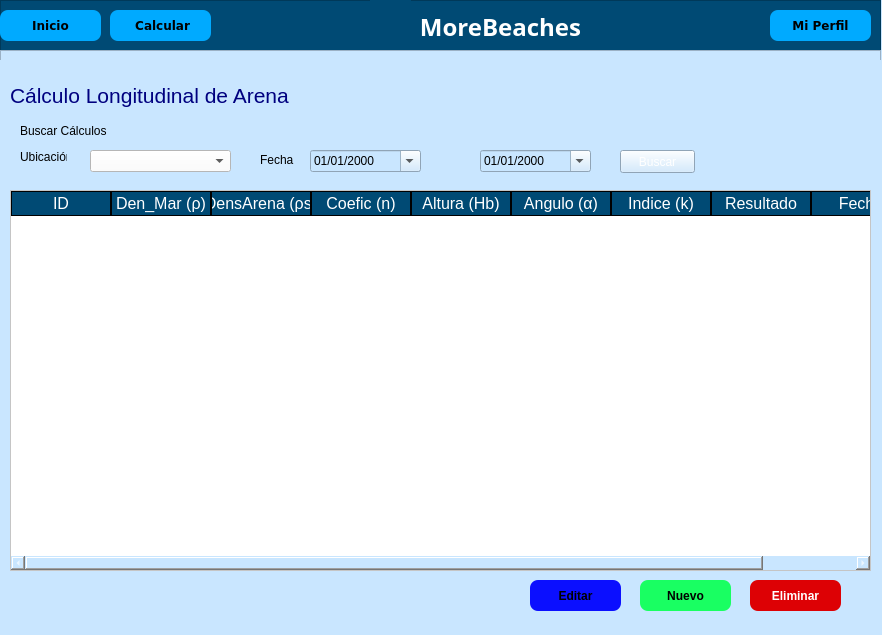
<?xml version="1.0" encoding="UTF-8"?>
<ui version="4.0">
 <class>PrincipalUsuario</class>
 <widget class="QMainWindow" name="PrincipalUsuario">
  <property name="geometry">
   <rect>
    <x>0</x>
    <y>0</y>
    <width>882</width>
    <height>635</height>
   </rect>
  </property>
  <property name="windowTitle">
   <string>MoreBeaches</string>
  </property>
  <property name="windowIcon">
   <iconset>
    <normaloff>FormatFactoryAgregar un título.ico</normaloff>FormatFactoryAgregar un título.ico</iconset>
  </property>
  <property name="styleSheet">
   <string notr="true">background-color: rgb(201, 230, 255);</string>
  </property>
  <widget class="QWidget" name="centralwidget">
   <widget class="QFrame" name="frameTitulo">
    <property name="geometry">
     <rect>
      <x>0</x>
      <y>0</y>
      <width>881</width>
      <height>51</height>
     </rect>
    </property>
    <property name="styleSheet">
     <string notr="true">QFrame{
background-color: rgb(0,74,116);
}

QPushButton{
background-color: rgb(0, 170, 255);
border-radius:8px;
}

QPushButton:hover{
background-color: rgb(0, 196, 255);
border-top-left-radius:12px;
border-bottom-left-radius:12px;

}</string>
    </property>
    <property name="frameShape">
     <enum>QFrame::StyledPanel</enum>
    </property>
    <property name="frameShadow">
     <enum>QFrame::Raised</enum>
    </property>
    <widget class="QPushButton" name="button_Inicio">
     <property name="geometry">
      <rect>
       <x>0</x>
       <y>10</y>
       <width>101</width>
       <height>31</height>
      </rect>
     </property>
     <property name="font">
      <font>
       <family>Verdana</family>
       <pointsize>9</pointsize>
       <weight>75</weight>
       <bold>true</bold>
      </font>
     </property>
     <property name="styleSheet">
      <string notr="true"/>
     </property>
     <property name="text">
      <string>Inicio</string>
     </property>
     <property name="icon">
      <iconset>
       <normaloff>inicio.png</normaloff>inicio.png</iconset>
     </property>
     <property name="iconSize">
      <size>
       <width>30</width>
       <height>30</height>
      </size>
     </property>
    </widget>
    <widget class="QPushButton" name="button_Calculo">
     <property name="geometry">
      <rect>
       <x>110</x>
       <y>10</y>
       <width>101</width>
       <height>31</height>
      </rect>
     </property>
     <property name="font">
      <font>
       <family>Verdana</family>
       <pointsize>9</pointsize>
       <weight>75</weight>
       <bold>true</bold>
      </font>
     </property>
     <property name="styleSheet">
      <string notr="true"/>
     </property>
     <property name="text">
      <string> Calcular</string>
     </property>
     <property name="icon">
      <iconset>
       <normaloff>pngwing.com(1).png</normaloff>pngwing.com(1).png</iconset>
     </property>
     <property name="iconSize">
      <size>
       <width>30</width>
       <height>30</height>
      </size>
     </property>
    </widget>
    <widget class="QPushButton" name="button_Perfil">
     <property name="geometry">
      <rect>
       <x>770</x>
       <y>10</y>
       <width>101</width>
       <height>31</height>
      </rect>
     </property>
     <property name="font">
      <font>
       <family>Verdana</family>
       <pointsize>9</pointsize>
       <weight>75</weight>
       <bold>true</bold>
      </font>
     </property>
     <property name="styleSheet">
      <string notr="true"/>
     </property>
     <property name="text">
      <string>Mi Perfil</string>
     </property>
     <property name="icon">
      <iconset>
       <normaloff>login.png</normaloff>login.png</iconset>
     </property>
     <property name="iconSize">
      <size>
       <width>30</width>
       <height>30</height>
      </size>
     </property>
    </widget>
    <widget class="QLabel" name="label_5">
     <property name="geometry">
      <rect>
       <x>380</x>
       <y>10</y>
       <width>241</width>
       <height>31</height>
      </rect>
     </property>
     <property name="font">
      <font>
       <family>Cooper Black</family>
      </font>
     </property>
     <property name="styleSheet">
      <string notr="true">color: rgb(255, 255, 255);</string>
     </property>
     <property name="text">
      <string>&lt;html&gt;&lt;head/&gt;&lt;body&gt;&lt;p align=&quot;center&quot;&gt;&lt;span style=&quot; font-size:18pt; font-weight:600;&quot;&gt;MoreBeaches&lt;/span&gt;&lt;/p&gt;&lt;/body&gt;&lt;/html&gt;</string>
     </property>
    </widget>
    <widget class="QLabel" name="label_8">
     <property name="geometry">
      <rect>
       <x>370</x>
       <y>0</y>
       <width>41</width>
       <height>41</height>
      </rect>
     </property>
     <property name="text">
      <string/>
     </property>
     <property name="pixmap">
      <pixmap>Agregar_un_título-removebg-preview.png</pixmap>
     </property>
     <property name="scaledContents">
      <bool>true</bool>
     </property>
    </widget>
   </widget>
   <widget class="QFrame" name="frame_2">
    <property name="geometry">
     <rect>
      <x>0</x>
      <y>50</y>
      <width>881</width>
      <height>611</height>
     </rect>
    </property>
    <property name="styleSheet">
     <string notr="true">background-color: rgb(201, 230, 255);</string>
    </property>
    <property name="frameShape">
     <enum>QFrame::StyledPanel</enum>
    </property>
    <property name="frameShadow">
     <enum>QFrame::Raised</enum>
    </property>
    <widget class="QStackedWidget" name="stackedWidget">
     <property name="geometry">
      <rect>
       <x>-20</x>
       <y>10</y>
       <width>901</width>
       <height>561</height>
      </rect>
     </property>
     <property name="styleSheet">
      <string notr="true">color: rgb(255, 255, 255);
background-color: rgb(201, 230, 255);</string>
     </property>
     <property name="currentIndex">
      <number>1</number>
     </property>
     <widget class="QWidget" name="pageInicio">
      <widget class="QLabel" name="label_16">
       <property name="geometry">
        <rect>
         <x>10</x>
         <y>30</y>
         <width>871</width>
         <height>211</height>
        </rect>
       </property>
       <property name="text">
        <string/>
       </property>
       <property name="pixmap">
        <pixmap>WhitehavenBeach.jpg</pixmap>
       </property>
       <property name="scaledContents">
        <bool>true</bool>
       </property>
      </widget>
      <widget class="QLabel" name="label_17">
       <property name="geometry">
        <rect>
         <x>190</x>
         <y>190</y>
         <width>521</width>
         <height>61</height>
        </rect>
       </property>
       <property name="font">
        <font>
         <family>Century Gothic</family>
         <pointsize>20</pointsize>
         <weight>75</weight>
         <bold>true</bold>
        </font>
       </property>
       <property name="styleSheet">
        <string notr="true">background-color:#000000ff;
color: rgb(0, 0, 255);</string>
       </property>
       <property name="text">
        <string>&lt;html&gt;&lt;head/&gt;&lt;body&gt;&lt;p align=&quot;center&quot;&gt;&lt;span style=&quot; font-size:20pt; font-weight:600;&quot;&gt;Bienvenidos a MoreBeaches&lt;/span&gt;&lt;/p&gt;&lt;/body&gt;&lt;/html&gt;</string>
       </property>
      </widget>
      <widget class="QLabel" name="label_18">
       <property name="geometry">
        <rect>
         <x>40</x>
         <y>275</y>
         <width>401</width>
         <height>41</height>
        </rect>
       </property>
       <property name="styleSheet">
        <string notr="true">color: rgb(0, 0, 0);</string>
       </property>
       <property name="text">
        <string>MoreBeaches es una aplicación para el cálculo del Transporte Longitudinal de Arena</string>
       </property>
      </widget>
     </widget>
     <widget class="QWidget" name="pageCalculo">
      <widget class="QTableWidget" name="table_Calculos">
       <property name="geometry">
        <rect>
         <x>30</x>
         <y>130</y>
         <width>861</width>
         <height>381</height>
        </rect>
       </property>
       <property name="styleSheet">
        <string notr="true">QTableWidget{
background-color: rgb(255, 255, 255);
color: rgb(0, 0, 0);
gridline-color: rgb(0,74,116);
font-size:12pt;
color: rgb(0, 0, 0);
}
QHeaderView::section{
background-color: rgb(0,74,116);
color: rgb(255, 255, 255);
border:1px solid rgb(0,0,0);
font-size:12pt;

}
QTableWidgetQTableCornerButton::section{
background-color: rgb(255, 255, 255);
border:1px solid rgb(255,255,255);
}
</string>
       </property>
       <column>
        <property name="text">
         <string>ID</string>
        </property>
       </column>
       <column>
        <property name="text">
         <string>Den_Mar (ρ)</string>
        </property>
       </column>
       <column>
        <property name="text">
         <string>DensArena (ρs)</string>
        </property>
       </column>
       <column>
        <property name="text">
         <string>Coefic (n)</string>
        </property>
       </column>
       <column>
        <property name="text">
         <string>Altura (Hb)</string>
        </property>
       </column>
       <column>
        <property name="text">
         <string>Angulo (α)</string>
        </property>
       </column>
       <column>
        <property name="text">
         <string>Indice (k)</string>
        </property>
       </column>
       <column>
        <property name="text">
         <string>Resultado</string>
        </property>
       </column>
       <column>
        <property name="text">
         <string>Fecha</string>
        </property>
       </column>
      </widget>
      <widget class="QLabel" name="label">
       <property name="geometry">
        <rect>
         <x>30</x>
         <y>20</y>
         <width>361</width>
         <height>31</height>
        </rect>
       </property>
       <property name="styleSheet">
        <string notr="true">background-color: #000000ff;
color: rgb(0, 0, 127);</string>
       </property>
       <property name="text">
        <string>&lt;html&gt;&lt;head/&gt;&lt;body&gt;&lt;p&gt;&lt;span style=&quot; font-size:16pt;&quot;&gt;Cálculo Longitudinal de Arena&lt;/span&gt;&lt;/p&gt;&lt;/body&gt;&lt;/html&gt;</string>
       </property>
      </widget>
      <widget class="QLabel" name="label_2">
       <property name="geometry">
        <rect>
         <x>40</x>
         <y>60</y>
         <width>141</width>
         <height>21</height>
        </rect>
       </property>
       <property name="styleSheet">
        <string notr="true">color: rgb(0, 0, 0);</string>
       </property>
       <property name="text">
        <string>Buscar Cálculos</string>
       </property>
      </widget>
      <widget class="QLabel" name="label_3">
       <property name="geometry">
        <rect>
         <x>40</x>
         <y>90</y>
         <width>47</width>
         <height>13</height>
        </rect>
       </property>
       <property name="styleSheet">
        <string notr="true">color: rgb(0, 0, 0);</string>
       </property>
       <property name="text">
        <string>Ubicación:</string>
       </property>
      </widget>
      <widget class="QComboBox" name="comboBox">
       <property name="geometry">
        <rect>
         <x>110</x>
         <y>90</y>
         <width>141</width>
         <height>22</height>
        </rect>
       </property>
       <property name="styleSheet">
        <string notr="true">background-color: rgb(255, 255, 255);
color: rgb(0, 0, 0);</string>
       </property>
      </widget>
      <widget class="QDateEdit" name="dateEdit">
       <property name="geometry">
        <rect>
         <x>330</x>
         <y>90</y>
         <width>111</width>
         <height>22</height>
        </rect>
       </property>
       <property name="styleSheet">
        <string notr="true">
color: rgb(0, 0, 0);</string>
       </property>
       <property name="displayFormat">
        <string>dd/MM/yyyy</string>
       </property>
       <property name="calendarPopup">
        <bool>true</bool>
       </property>
      </widget>
      <widget class="QLabel" name="label_4">
       <property name="geometry">
        <rect>
         <x>280</x>
         <y>90</y>
         <width>47</width>
         <height>20</height>
        </rect>
       </property>
       <property name="styleSheet">
        <string notr="true">color: rgb(0, 0, 0);</string>
       </property>
       <property name="text">
        <string>Fecha</string>
       </property>
      </widget>
      <widget class="QPushButton" name="button_EliminarCalculo">
       <property name="geometry">
        <rect>
         <x>770</x>
         <y>520</y>
         <width>91</width>
         <height>31</height>
        </rect>
       </property>
       <property name="font">
        <font>
         <family>Arial</family>
         <pointsize>9</pointsize>
         <weight>75</weight>
         <bold>true</bold>
        </font>
       </property>
       <property name="styleSheet">
        <string notr="true">

QPushButton{
color: rgb(255, 255, 255);
	background-color: rgb(221, 1, 5);
border-radius:8px;
}

QPushButton:hover{
background-color: rgb(255, 120, 129);
border-top-left-radius:12px;
border-bottom-left-radius:12px;

}</string>
       </property>
       <property name="text">
        <string>Eliminar</string>
       </property>
      </widget>
      <widget class="QPushButton" name="button_NuevoCalculo">
       <property name="geometry">
        <rect>
         <x>660</x>
         <y>520</y>
         <width>91</width>
         <height>31</height>
        </rect>
       </property>
       <property name="font">
        <font>
         <family>Arial</family>
         <pointsize>9</pointsize>
         <weight>75</weight>
         <bold>true</bold>
        </font>
       </property>
       <property name="styleSheet">
        <string notr="true">

QPushButton{
color: rgb(0, 0, 0);
	background-color: rgb(25, 255, 98);
border-radius:8px;
}

QPushButton:hover{
background-color: rgb(47, 255, 158);
border-top-left-radius:12px;
border-bottom-left-radius:12px;

}</string>
       </property>
       <property name="text">
        <string>Nuevo</string>
       </property>
      </widget>
      <widget class="QPushButton" name="button_EditarCalculo">
       <property name="geometry">
        <rect>
         <x>550</x>
         <y>520</y>
         <width>91</width>
         <height>31</height>
        </rect>
       </property>
       <property name="font">
        <font>
         <family>Arial</family>
         <pointsize>9</pointsize>
         <weight>75</weight>
         <bold>true</bold>
        </font>
       </property>
       <property name="styleSheet">
        <string notr="true">QPushButton{
background-color: rgb(11, 15, 255);
color: rgb(0, 0, 0);
border-radius:8px;
}

QPushButton:hover{
background-color: rgb(16, 132, 255);
border-top-left-radius:12px;
border-bottom-left-radius:12px;

}</string>
       </property>
       <property name="text">
        <string>Editar</string>
       </property>
      </widget>
      <widget class="QDateEdit" name="dateEditHasta">
       <property name="geometry">
        <rect>
         <x>500</x>
         <y>90</y>
         <width>111</width>
         <height>22</height>
        </rect>
       </property>
       <property name="styleSheet">
        <string notr="true">
color: rgb(0, 0, 0);</string>
       </property>
       <property name="displayFormat">
        <string>dd/MM/yyyy</string>
       </property>
       <property name="calendarPopup">
        <bool>true</bool>
       </property>
      </widget>
      <widget class="QPushButton" name="Button_Buscar">
       <property name="geometry">
        <rect>
         <x>640</x>
         <y>90</y>
         <width>75</width>
         <height>23</height>
        </rect>
       </property>
       <property name="text">
        <string>Buscar</string>
       </property>
      </widget>
     </widget>
     <widget class="QWidget" name="pageMiPerfil">
      <widget class="QLabel" name="label_6">
       <property name="geometry">
        <rect>
         <x>330</x>
         <y>10</y>
         <width>211</width>
         <height>191</height>
        </rect>
       </property>
       <property name="text">
        <string/>
       </property>
       <property name="pixmap">
        <pixmap>login.png</pixmap>
       </property>
       <property name="scaledContents">
        <bool>true</bool>
       </property>
      </widget>
      <widget class="QLabel" name="label_MiPerfil">
       <property name="geometry">
        <rect>
         <x>300</x>
         <y>210</y>
         <width>261</width>
         <height>41</height>
        </rect>
       </property>
       <property name="styleSheet">
        <string notr="true">color: rgb(0, 0, 0);</string>
       </property>
       <property name="text">
        <string>&lt;html&gt;&lt;head/&gt;&lt;body&gt;&lt;p align=&quot;center&quot;&gt;&lt;span style=&quot; font-size:16pt;&quot;&gt;MI PERFIL&lt;/span&gt;&lt;/p&gt;&lt;/body&gt;&lt;/html&gt;</string>
       </property>
      </widget>
      <widget class="QLabel" name="label_Nombre">
       <property name="geometry">
        <rect>
         <x>160</x>
         <y>270</y>
         <width>131</width>
         <height>31</height>
        </rect>
       </property>
       <property name="styleSheet">
        <string notr="true">color: rgb(0, 0, 0);</string>
       </property>
       <property name="text">
        <string>&lt;html&gt;&lt;head/&gt;&lt;body&gt;&lt;p&gt;&lt;span style=&quot; font-size:12pt;&quot;&gt;Nombre&lt;/span&gt;&lt;/p&gt;&lt;/body&gt;&lt;/html&gt;</string>
       </property>
      </widget>
      <widget class="QLabel" name="label_PApellido">
       <property name="geometry">
        <rect>
         <x>370</x>
         <y>270</y>
         <width>141</width>
         <height>31</height>
        </rect>
       </property>
       <property name="styleSheet">
        <string notr="true">color: rgb(0, 0, 0);</string>
       </property>
       <property name="text">
        <string>&lt;html&gt;&lt;head/&gt;&lt;body&gt;&lt;p&gt;&lt;span style=&quot; font-size:12pt;&quot;&gt;Primer Apellido&lt;/span&gt;&lt;/p&gt;&lt;/body&gt;&lt;/html&gt;</string>
       </property>
      </widget>
      <widget class="QLabel" name="label_SApellido">
       <property name="geometry">
        <rect>
         <x>600</x>
         <y>270</y>
         <width>161</width>
         <height>31</height>
        </rect>
       </property>
       <property name="styleSheet">
        <string notr="true">color: rgb(0, 0, 0);</string>
       </property>
       <property name="text">
        <string>&lt;html&gt;&lt;head/&gt;&lt;body&gt;&lt;p&gt;&lt;span style=&quot; font-size:12pt;&quot;&gt;Segundo Apellido&lt;/span&gt;&lt;/p&gt;&lt;/body&gt;&lt;/html&gt;</string>
       </property>
      </widget>
      <widget class="QLabel" name="label_12">
       <property name="geometry">
        <rect>
         <x>370</x>
         <y>330</y>
         <width>161</width>
         <height>31</height>
        </rect>
       </property>
       <property name="styleSheet">
        <string notr="true">color: rgb(0, 0, 0);</string>
       </property>
       <property name="text">
        <string>&lt;html&gt;&lt;head/&gt;&lt;body&gt;&lt;p&gt;&lt;span style=&quot; font-size:12pt;&quot;&gt;Cambiar Contraseña&lt;/span&gt;&lt;/p&gt;&lt;/body&gt;&lt;/html&gt;</string>
       </property>
      </widget>
      <widget class="QLabel" name="label_13">
       <property name="geometry">
        <rect>
         <x>210</x>
         <y>380</y>
         <width>161</width>
         <height>31</height>
        </rect>
       </property>
       <property name="styleSheet">
        <string notr="true">color: rgb(0, 0, 0);</string>
       </property>
       <property name="text">
        <string>&lt;html&gt;&lt;head/&gt;&lt;body&gt;&lt;p&gt;&lt;span style=&quot; font-size:12pt;&quot;&gt;Contraseña Actual&lt;/span&gt;&lt;/p&gt;&lt;/body&gt;&lt;/html&gt;</string>
       </property>
      </widget>
      <widget class="QLineEdit" name="lineEditContActual">
       <property name="geometry">
        <rect>
         <x>370</x>
         <y>380</y>
         <width>151</width>
         <height>31</height>
        </rect>
       </property>
       <property name="styleSheet">
        <string notr="true">background-color: rgb(255, 255, 255);</string>
       </property>
       <property name="maxLength">
        <number>20</number>
       </property>
      </widget>
      <widget class="QLabel" name="label_14">
       <property name="geometry">
        <rect>
         <x>210</x>
         <y>430</y>
         <width>161</width>
         <height>31</height>
        </rect>
       </property>
       <property name="styleSheet">
        <string notr="true">color: rgb(0, 0, 0);</string>
       </property>
       <property name="text">
        <string>&lt;html&gt;&lt;head/&gt;&lt;body&gt;&lt;p&gt;&lt;span style=&quot; font-size:12pt;&quot;&gt;Nueva Contraseña &lt;/span&gt;&lt;/p&gt;&lt;p&gt;&lt;br/&gt;&lt;/p&gt;&lt;p&gt;&lt;br/&gt;&lt;/p&gt;&lt;p&gt;&lt;br/&gt;&lt;/p&gt;&lt;p&gt;&lt;br/&gt;&lt;/p&gt;&lt;/body&gt;&lt;/html&gt;</string>
       </property>
      </widget>
      <widget class="QLineEdit" name="lineEditContNueva">
       <property name="geometry">
        <rect>
         <x>370</x>
         <y>430</y>
         <width>151</width>
         <height>31</height>
        </rect>
       </property>
       <property name="styleSheet">
        <string notr="true">background-color: rgb(255, 255, 255);</string>
       </property>
       <property name="maxLength">
        <number>20</number>
       </property>
      </widget>
      <widget class="QLabel" name="label_15">
       <property name="geometry">
        <rect>
         <x>190</x>
         <y>480</y>
         <width>161</width>
         <height>31</height>
        </rect>
       </property>
       <property name="styleSheet">
        <string notr="true">color: rgb(0, 0, 0);</string>
       </property>
       <property name="text">
        <string>&lt;html&gt;&lt;head/&gt;&lt;body&gt;&lt;p&gt;&lt;span style=&quot; font-size:12pt;&quot;&gt;Confirmar Contraseña &lt;/span&gt;&lt;/p&gt;&lt;p&gt;&lt;br/&gt;&lt;/p&gt;&lt;p&gt;&lt;br/&gt;&lt;/p&gt;&lt;/body&gt;&lt;/html&gt;</string>
       </property>
      </widget>
      <widget class="QLineEdit" name="lineEditConfContr">
       <property name="geometry">
        <rect>
         <x>370</x>
         <y>470</y>
         <width>151</width>
         <height>31</height>
        </rect>
       </property>
       <property name="styleSheet">
        <string notr="true">background-color: rgb(255, 255, 255);</string>
       </property>
       <property name="maxLength">
        <number>20</number>
       </property>
      </widget>
      <widget class="QPushButton" name="button_CerrarS">
       <property name="geometry">
        <rect>
         <x>770</x>
         <y>10</y>
         <width>121</width>
         <height>31</height>
        </rect>
       </property>
       <property name="font">
        <font>
         <family>Verdana</family>
         <pointsize>8</pointsize>
         <weight>75</weight>
         <bold>true</bold>
        </font>
       </property>
       <property name="styleSheet">
        <string notr="true">QPushButton{
background-color: rgb(255, 68, 35);
border-radius:8px;
}

QPushButton:hover{
background-color: rgb(255, 96, 96);
border-top-left-radius:12px;
border-bottom-left-radius:12px;

}</string>
       </property>
       <property name="text">
        <string>Cerrar Sesión</string>
       </property>
       <property name="icon">
        <iconset>
         <normaloff>exit-svgrepo-com.png</normaloff>exit-svgrepo-com.png</iconset>
       </property>
       <property name="iconSize">
        <size>
         <width>25</width>
         <height>25</height>
        </size>
       </property>
      </widget>
      <widget class="QPushButton" name="buttonCambiarContrasena">
       <property name="geometry">
        <rect>
         <x>370</x>
         <y>520</y>
         <width>151</width>
         <height>31</height>
        </rect>
       </property>
       <property name="font">
        <font>
         <family>Verdana</family>
         <pointsize>9</pointsize>
         <weight>75</weight>
         <bold>true</bold>
        </font>
       </property>
       <property name="styleSheet">
        <string notr="true">QPushButton{
background-color: rgb(0, 170, 255);
border-radius:8px;
	color: rgb(0, 0, 0);
}

QPushButton:hover{
background-color: rgb(0, 196, 255);
border-top-left-radius:12px;
border-bottom-left-radius:12px;

}</string>
       </property>
       <property name="text">
        <string>Cambiar</string>
       </property>
      </widget>
      <zorder>label_MiPerfil</zorder>
      <zorder>label_Nombre</zorder>
      <zorder>label_PApellido</zorder>
      <zorder>label_SApellido</zorder>
      <zorder>label_12</zorder>
      <zorder>label_13</zorder>
      <zorder>lineEditContActual</zorder>
      <zorder>label_14</zorder>
      <zorder>lineEditContNueva</zorder>
      <zorder>label_15</zorder>
      <zorder>lineEditConfContr</zorder>
      <zorder>label_6</zorder>
      <zorder>button_CerrarS</zorder>
      <zorder>buttonCambiarContrasena</zorder>
     </widget>
    </widget>
   </widget>
  </widget>
  <widget class="QStatusBar" name="statusbar"/>
 </widget>
 <resources/>
 <connections/>
</ui>
